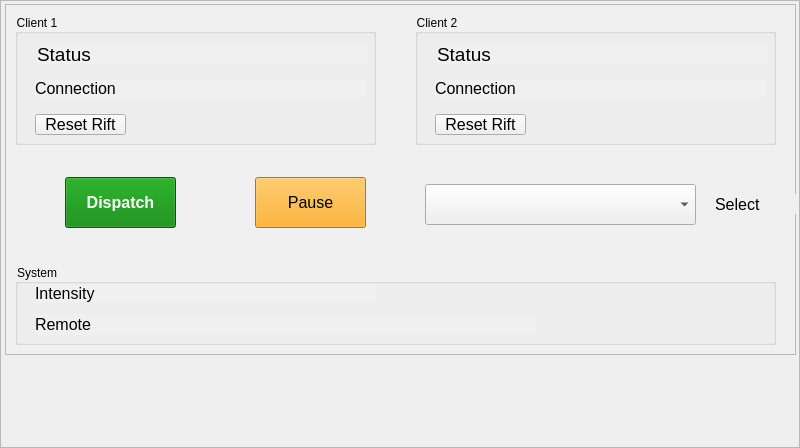
<?xml version="1.0" encoding="UTF-8"?>
<ui version="4.0">
 <class>Frame</class>
 <widget class="QFrame" name="Frame">
  <property name="geometry">
   <rect>
    <x>0</x>
    <y>0</y>
    <width>800</width>
    <height>448</height>
   </rect>
  </property>
  <property name="windowTitle">
   <string>Frame</string>
  </property>
  <property name="frameShape">
   <enum>QFrame::StyledPanel</enum>
  </property>
  <property name="frameShadow">
   <enum>QFrame::Raised</enum>
  </property>
  <widget class="QFrame" name="frm_input">
   <property name="geometry">
    <rect>
     <x>5</x>
     <y>4</y>
     <width>791</width>
     <height>351</height>
    </rect>
   </property>
   <property name="styleSheet">
    <string notr="true">background-color: #f0f0f0</string>
   </property>
   <property name="frameShape">
    <enum>QFrame::StyledPanel</enum>
   </property>
   <property name="frameShadow">
    <enum>QFrame::Raised</enum>
   </property>
   <widget class="QPushButton" name="btn_dispatch">
    <property name="geometry">
     <rect>
      <x>60</x>
      <y>173</y>
      <width>111</width>
      <height>51</height>
     </rect>
    </property>
    <property name="font">
     <font>
      <pointsize>12</pointsize>
      <weight>75</weight>
      <bold>true</bold>
     </font>
    </property>
    <property name="styleSheet">
     <string notr="true">color:white;background-color: green;</string>
    </property>
    <property name="text">
     <string>Dispatch</string>
    </property>
   </widget>
   <widget class="QPushButton" name="btn_pause">
    <property name="geometry">
     <rect>
      <x>250</x>
      <y>173</y>
      <width>111</width>
      <height>51</height>
     </rect>
    </property>
    <property name="font">
     <font>
      <pointsize>12</pointsize>
     </font>
    </property>
    <property name="styleSheet">
     <string notr="true">background-color: orange
</string>
    </property>
    <property name="text">
     <string>Pause</string>
    </property>
   </widget>
   <widget class="QGroupBox" name="groupBox">
    <property name="geometry">
     <rect>
      <x>10</x>
      <y>10</y>
      <width>361</width>
      <height>131</height>
     </rect>
    </property>
    <property name="title">
     <string>Client 1</string>
    </property>
    <widget class="QLabel" name="lbl_coaster_status_1">
     <property name="geometry">
      <rect>
       <x>22</x>
       <y>30</y>
       <width>331</width>
       <height>21</height>
      </rect>
     </property>
     <property name="font">
      <font>
       <pointsize>14</pointsize>
      </font>
     </property>
     <property name="text">
      <string>Status</string>
     </property>
    </widget>
    <widget class="QLabel" name="lbl_coaster_connection_1">
     <property name="geometry">
      <rect>
       <x>20</x>
       <y>65</y>
       <width>331</width>
       <height>19</height>
      </rect>
     </property>
     <property name="font">
      <font>
       <pointsize>12</pointsize>
      </font>
     </property>
     <property name="text">
      <string>Connection</string>
     </property>
    </widget>
    <widget class="QPushButton" name="btn_reset_rift_1">
     <property name="geometry">
      <rect>
       <x>20</x>
       <y>100</y>
       <width>91</width>
       <height>21</height>
      </rect>
     </property>
     <property name="font">
      <font>
       <pointsize>12</pointsize>
      </font>
     </property>
     <property name="text">
      <string>Reset Rift</string>
     </property>
    </widget>
   </widget>
   <widget class="QGroupBox" name="groupBox_3">
    <property name="geometry">
     <rect>
      <x>10</x>
      <y>260</y>
      <width>761</width>
      <height>81</height>
     </rect>
    </property>
    <property name="title">
     <string>System</string>
    </property>
    <widget class="QLabel" name="lbl_remote_status">
     <property name="geometry">
      <rect>
       <x>20</x>
       <y>50</y>
       <width>501</width>
       <height>21</height>
      </rect>
     </property>
     <property name="font">
      <font>
       <pointsize>12</pointsize>
      </font>
     </property>
     <property name="text">
      <string>Remote</string>
     </property>
    </widget>
    <widget class="QLabel" name="lbl_intensity_status">
     <property name="geometry">
      <rect>
       <x>20</x>
       <y>20</y>
       <width>341</width>
       <height>19</height>
      </rect>
     </property>
     <property name="font">
      <font>
       <pointsize>12</pointsize>
      </font>
     </property>
     <property name="text">
      <string>Intensity</string>
     </property>
    </widget>
   </widget>
   <widget class="QGroupBox" name="groupBox_4">
    <property name="geometry">
     <rect>
      <x>410</x>
      <y>10</y>
      <width>361</width>
      <height>131</height>
     </rect>
    </property>
    <property name="title">
     <string>Client 2</string>
    </property>
    <widget class="QLabel" name="lbl_coaster_status_2">
     <property name="geometry">
      <rect>
       <x>22</x>
       <y>30</y>
       <width>331</width>
       <height>21</height>
      </rect>
     </property>
     <property name="font">
      <font>
       <pointsize>14</pointsize>
      </font>
     </property>
     <property name="text">
      <string>Status</string>
     </property>
    </widget>
    <widget class="QLabel" name="lbl_coaster_connection_2">
     <property name="geometry">
      <rect>
       <x>20</x>
       <y>65</y>
       <width>331</width>
       <height>19</height>
      </rect>
     </property>
     <property name="font">
      <font>
       <pointsize>12</pointsize>
      </font>
     </property>
     <property name="text">
      <string>Connection</string>
     </property>
    </widget>
    <widget class="QPushButton" name="btn_reset_rift_2">
     <property name="geometry">
      <rect>
       <x>20</x>
       <y>100</y>
       <width>91</width>
       <height>21</height>
      </rect>
     </property>
     <property name="font">
      <font>
       <pointsize>12</pointsize>
      </font>
     </property>
     <property name="text">
      <string>Reset Rift</string>
     </property>
    </widget>
   </widget>
   <widget class="QLabel" name="lbl_item_select">
    <property name="geometry">
     <rect>
      <x>710</x>
      <y>190</y>
      <width>101</width>
      <height>20</height>
     </rect>
    </property>
    <property name="font">
     <font>
      <pointsize>12</pointsize>
     </font>
    </property>
    <property name="text">
     <string>Select</string>
    </property>
   </widget>
   <widget class="QComboBox" name="cmb_select_ride">
    <property name="geometry">
     <rect>
      <x>420</x>
      <y>180</y>
      <width>271</width>
      <height>41</height>
     </rect>
    </property>
    <property name="font">
     <font>
      <pointsize>12</pointsize>
     </font>
    </property>
   </widget>
  </widget>
 </widget>
 <resources/>
 <connections/>
</ui>
